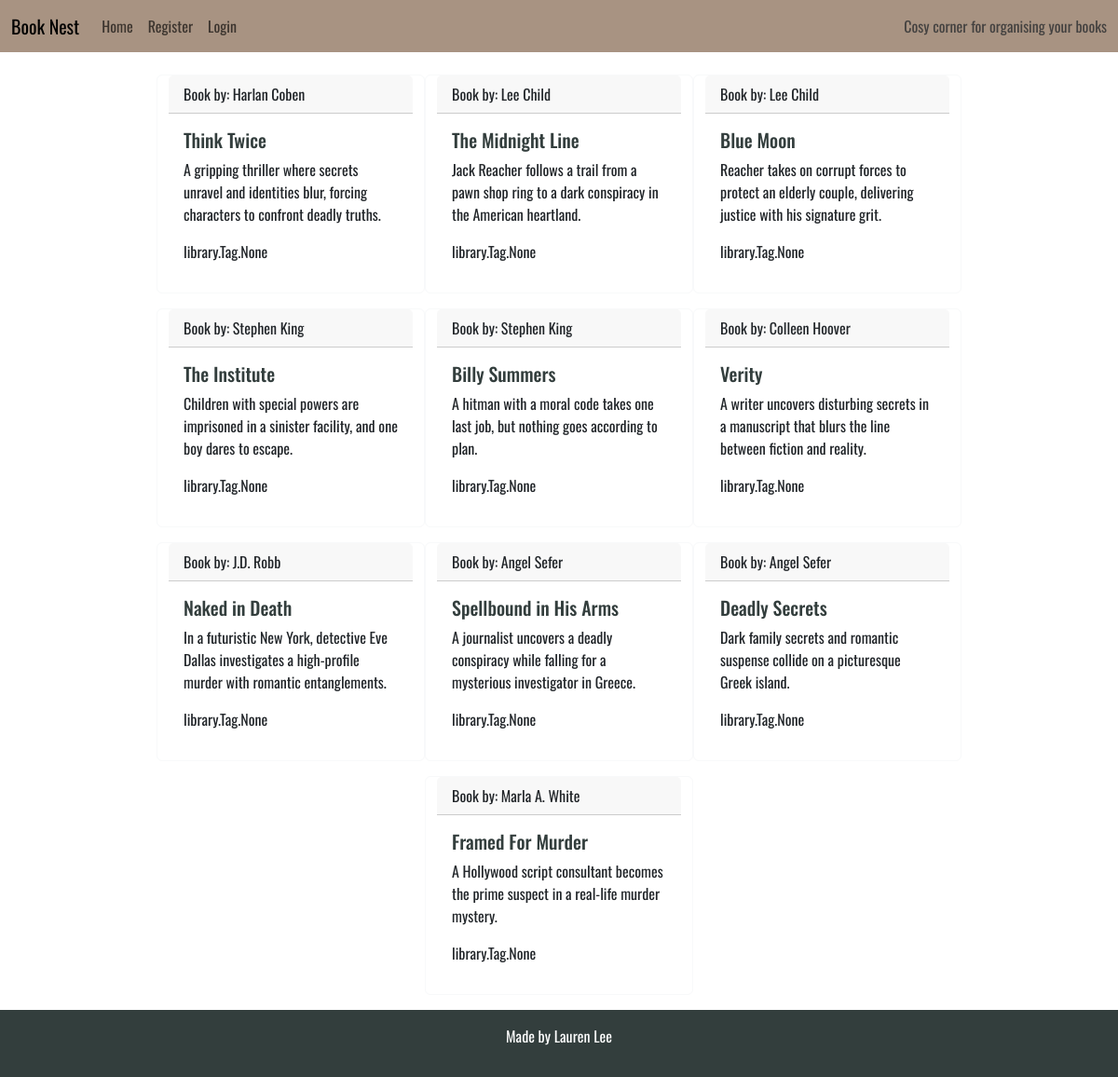
Screenshot of /motive-and-mayhem/ with the database file from the repository.
### library/models.py (models this page shows, shortened)
class Book(models.Model):
    collection = models.ForeignKey(
        Collection, on_delete=models.CASCADE, related_name="books"
    )
    title = models.CharField(max_length=200, unique=True, blank=False)
    author = models.CharField(max_length=100, blank=False)
    body = models.TextField()
    finished = models.BooleanField(default=False)
    created_on = models.DateTimeField(auto_now_add=True)
    tag = models.ManyToManyField(Tag, related_name="books")

### library/views.py (the view)
# urls.py: path("<slug:slug>/", views.collection_detail, name="collection_detail"),
def collection_detail(request, slug):
    queryset = Collection.objects.all().order_by("id")
    collection = get_object_or_404(queryset, slug=slug)
    books = collection.books.all()
    return render(
        request,
        "library/collection_detail.html",
        {
            "collection": collection,
            "books": books,
        },
    )

### library/templatetags/html_filters.py (called while the page is built)
@register.filter(name="clean_html")
def clean_html(value):
    if not value:
        return ""
    value = re.sub(r"<p[^>]*>\s*(?:&nbsp;|\s)*</p>", "", value)
    value = re.sub(r"&nbsp;", " ", value)
    return strip_tags(value).strip()

### library/templates/library/collection_detail.html
{% extends 'base.html' %}
{% load html_filters %}
{% block content %}
{% load static %}
{% load crispy_forms_tags %}
<div class="container mt-4">
    <div class="row justify-content-center">
        {% for book in books %}
        <div class="card holder border-light mb-3">
            <div class="card-header">Book by: {{ book.author }}</div>
            <div class="card-body">
                <h5 class="card-title">{{ book.title}} </h5>
                <p class="card-text"> {{ book.body | clean_html }}</p>
                <p class="card-tags"> {{ book.tag}}</p>
            </div>
        </div>
        {% endfor%}
    </div>
</div>
{% endblock content %}

### static/css/style.css (style rules this page uses)
:root { --primary-font: "Oswald", sans-serif; --primary-color: #333E3D; --secondary-color: #D6D1CA; --highlight: #A89382; --light-highlight: #D97E47; --bright-highlight: #A04F2F; }
body { min-height: 100vh; display: flex; width: 100%; flex-direction: column; font-family: var(--primary-font); margin: 0; overflow-x: hidden; overflow-wrap: anywhere; }
.holder { max-width: 18rem; }
.card-title { color: var(--primary-color); }

### rows the page displays
Book: author "Harlan Coben", title "Think Twice", body|clean_html "A gripping thriller where secrets unravel and identities blur, forcing characters to confront deadly truths.", tag "library.Tag.None"
Book: author "Lee Child", title "The Midnight Line", body|clean_html "Jack Reacher follows a trail from a pawn shop ring to a dark conspiracy in the American heartland.", tag "library.Tag.None"
Book: author "Lee Child", title "Blue Moon", body|clean_html "Reacher takes on corrupt forces to protect an elderly couple, delivering justice with his signature grit.", tag "library.Tag.None"
Book: author "Stephen King", title "The Institute", body|clean_html "Children with special powers are imprisoned in a sinister facility, and one boy dares to escape.", tag "library.Tag.None"
Book: author "Stephen King", title "Billy Summers", body|clean_html "A hitman with a moral code takes one last job, but nothing goes according to plan.", tag "library.Tag.None"
Book: author "Colleen Hoover", title "Verity", body|clean_html "A writer uncovers disturbing secrets in a manuscript that blurs the line between fiction and reality.", tag "library.Tag.None"
Book: author "J.D. Robb", title "Naked in Death", body|clean_html "In a futuristic New York, detective Eve Dallas investigates a high-profile murder with romantic entanglements.", tag "library.Tag.None"
Book: author "Angel Sefer", title "Spellbound in His Arms", body|clean_html "A journalist uncovers a deadly conspiracy while falling for a mysterious investigator in Greece.", tag "library.Tag.None"
Book: author "Angel Sefer", title "Deadly Secrets", body|clean_html "Dark family secrets and romantic suspense collide on a picturesque Greek island.", tag "library.Tag.None"
Book: author "Marla A. White", title "Framed For Murder", body|clean_html "A Hollywood script consultant becomes the prime suspect in a real-life murder mystery.", tag "library.Tag.None"
